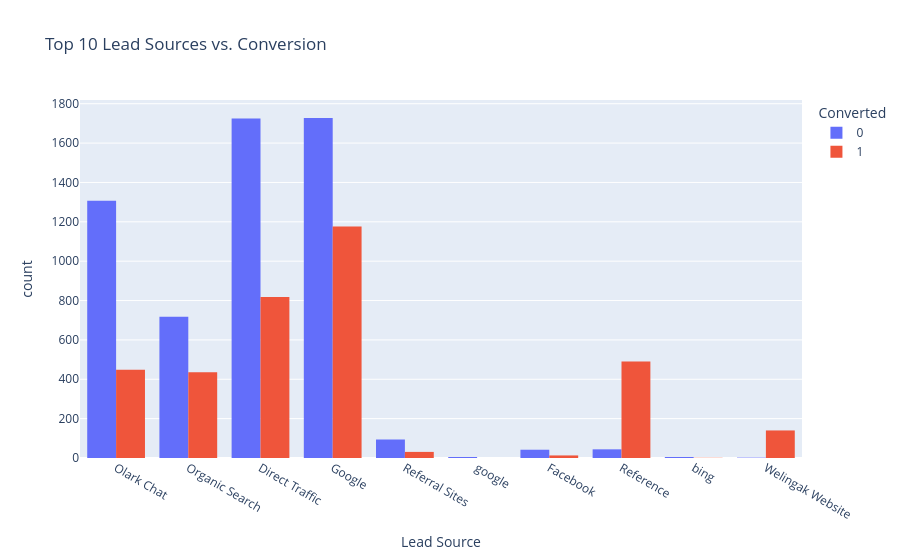

This figure's notebook cell:
### Code cell
# Lead Source Efficiency
top_sources = df['Lead Source'].value_counts().head(10).index
fig = px.histogram(df[df['Lead Source'].isin(top_sources)], 
                   x="Lead Source", color="Converted", 
                   barmode="group", title="Top 10 Lead Sources vs. Conversion")
fig.show()

### Figure 1 — Plotly figure (JSON) as saved in the notebook; plotly's stock layout.template omitted (floating-point values rounded to 4 significant figures; data arrays with more than 128 entries replaced by an {"elided": "..."} marker saying what was removed)
{"data": [{"alignmentgroup": "True", "bingroup": "x", "hovertemplate": "Converted=0<br>Lead Source=%{x}<br>count=%{y}<extra></extra>", "legendgroup": "0", "marker": {"color": "#636efa", "pattern": {"shape": ""}}, "name": "0", "offsetgroup": "0", "orientation": "v", "showlegend": true, "type": "histogram", "x": {"elided": "5670 str values"}, "xaxis": "x", "yaxis": "y"}, {"alignmentgroup": "True", "bingroup": "x", "hovertemplate": "Converted=1<br>Lead Source=%{x}<br>count=%{y}<extra></extra>", "legendgroup": "1", "marker": {"color": "#EF553B", "pattern": {"shape": ""}}, "name": "1", "offsetgroup": "1", "orientation": "v", "showlegend": true, "type": "histogram", "x": {"elided": "3553 str values"}, "xaxis": "x", "yaxis": "y"}], "layout": {"autosize": true, "barmode": "group", "legend": {"title": {"text": "Converted"}, "tracegroupgap": 0}, "title": {"text": "Top 10 Lead Sources vs. Conversion"}, "xaxis": {"anchor": "y", "autorange": true, "domain": [0, 1], "range": [-0.5, 9.5], "title": {"text": "Lead Source"}, "type": "category"}, "yaxis": {"anchor": "x", "autorange": true, "domain": [0, 1], "range": [0, 1819.0], "title": {"text": "count"}}}}
